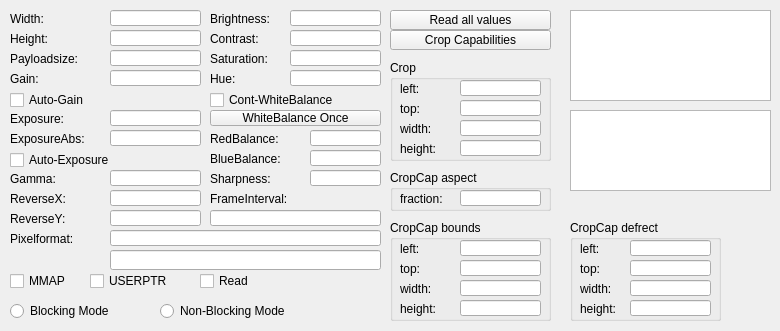
        <widget class="QWidget" name="m_ChunkDataTab">
         <attribute name="title">
          <string>Image control</string>
         </attribute>
         <widget class="QLineEdit" name="m_edWidth">
          <property name="geometry">
           <rect>
            <x>110</x>
            <y>10</y>
            <width>91</width>
            <height>16</height>
           </rect>
          </property>
         </widget>
         <widget class="QLineEdit" name="m_edHeight">
          <property name="geometry">
           <rect>
            <x>110</x>
            <y>30</y>
            <width>91</width>
            <height>16</height>
           </rect>
          </property>
         </widget>
         <widget class="QLabel" name="label">
          <property name="geometry">
           <rect>
            <x>10</x>
            <y>10</y>
            <width>66</width>
            <height>17</height>
           </rect>
          </property>
          <property name="text">
           <string>Width:</string>
          </property>
         </widget>
         <widget class="QLabel" name="label_4">
          <property name="geometry">
           <rect>
            <x>10</x>
            <y>30</y>
            <width>66</width>
            <height>17</height>
           </rect>
          </property>
          <property name="text">
           <string>Height:</string>
          </property>
         </widget>
         <widget class="QLabel" name="label_5">
          <property name="geometry">
           <rect>
            <x>10</x>
            <y>50</y>
            <width>81</width>
            <height>17</height>
           </rect>
          </property>
          <property name="text">
           <string>Payloadsize:</string>
          </property>
         </widget>
         <widget class="QLineEdit" name="m_edPayloadsize">
          <property name="enabled">
           <bool>true</bool>
          </property>
          <property name="geometry">
           <rect>
            <x>110</x>
            <y>50</y>
            <width>91</width>
            <height>16</height>
           </rect>
          </property>
          <property name="readOnly">
           <bool>true</bool>
          </property>
         </widget>
         <widget class="QLineEdit" name="m_edPixelformat">
          <property name="geometry">
           <rect>
            <x>110</x>
            <y>230</y>
            <width>271</width>
            <height>16</height>
           </rect>
          </property>
         </widget>
         <widget class="QLabel" name="label_6">
          <property name="geometry">
           <rect>
            <x>10</x>
            <y>230</y>
            <width>81</width>
            <height>17</height>
           </rect>
          </property>
          <property name="text">
           <string>Pixelformat:</string>
          </property>
         </widget>
         <widget class="QLineEdit" name="m_edGain">
          <property name="geometry">
           <rect>
            <x>110</x>
            <y>70</y>
            <width>91</width>
            <height>16</height>
           </rect>
          </property>
         </widget>
         <widget class="QListWidget" name="m_liFramesizes">
          <property name="geometry">
           <rect>
            <x>570</x>
            <y>10</y>
            <width>201</width>
            <height>91</height>
           </rect>
          </property>
         </widget>
         <widget class="QListWidget" name="m_liPixelformats">
          <property name="geometry">
           <rect>
            <x>570</x>
            <y>110</y>
            <width>201</width>
            <height>81</height>
           </rect>
          </property>
         </widget>
         <widget class="QLabel" name="label_7">
          <property name="geometry">
           <rect>
            <x>10</x>
            <y>70</y>
            <width>91</width>
            <height>17</height>
           </rect>
          </property>
          <property name="text">
           <string>Gain:</string>
          </property>
         </widget>
         <widget class="QCheckBox" name="m_chkAutoGain">
          <property name="geometry">
           <rect>
            <x>10</x>
            <y>90</y>
            <width>181</width>
            <height>20</height>
           </rect>
          </property>
          <property name="text">
           <string>Auto-Gain</string>
          </property>
         </widget>
         <widget class="QCheckBox" name="m_chkAutoExposure">
          <property name="geometry">
           <rect>
            <x>10</x>
            <y>150</y>
            <width>181</width>
            <height>20</height>
           </rect>
          </property>
          <property name="text">
           <string>Auto-Exposure</string>
          </property>
         </widget>
         <widget class="QLineEdit" name="m_edExposure">
          <property name="geometry">
           <rect>
            <x>110</x>
            <y>110</y>
            <width>91</width>
            <height>16</height>
           </rect>
          </property>
         </widget>
         <widget class="QLabel" name="label_8">
          <property name="geometry">
           <rect>
            <x>10</x>
            <y>110</y>
            <width>71</width>
            <height>17</height>
           </rect>
          </property>
          <property name="text">
           <string>Exposure:</string>
          </property>
         </widget>
         <widget class="QLineEdit" name="m_edPixelformatText">
          <property name="enabled">
           <bool>true</bool>
          </property>
          <property name="geometry">
           <rect>
            <x>110</x>
            <y>250</y>
            <width>271</width>
            <height>20</height>
           </rect>
          </property>
          <property name="readOnly">
           <bool>true</bool>
          </property>
         </widget>
         <widget class="QCheckBox" name="m_chkUseMMAP">
          <property name="enabled">
           <bool>true</bool>
          </property>
          <property name="geometry">
           <rect>
            <x>10</x>
            <y>270</y>
            <width>71</width>
            <height>22</height>
           </rect>
          </property>
          <property name="text">
           <string>MMAP</string>
          </property>
         </widget>
         <widget class="QLineEdit" name="m_edBrightness">
          <property name="geometry">
           <rect>
            <x>290</x>
            <y>10</y>
            <width>91</width>
            <height>16</height>
           </rect>
          </property>
         </widget>
         <widget class="QLabel" name="label_10">
          <property name="geometry">
           <rect>
            <x>210</x>
            <y>10</y>
            <width>81</width>
            <height>17</height>
           </rect>
          </property>
          <property name="text">
           <string>Brightness:</string>
          </property>
         </widget>
         <widget class="QLabel" name="label_11">
          <property name="geometry">
           <rect>
            <x>210</x>
            <y>30</y>
            <width>81</width>
            <height>17</height>
           </rect>
          </property>
          <property name="text">
           <string>Contrast:</string>
          </property>
         </widget>
         <widget class="QLineEdit" name="m_edContrast">
          <property name="geometry">
           <rect>
            <x>290</x>
            <y>30</y>
            <width>91</width>
            <height>16</height>
           </rect>
          </property>
         </widget>
         <widget class="QLabel" name="label_12">
          <property name="geometry">
           <rect>
            <x>210</x>
            <y>50</y>
            <width>81</width>
            <height>17</height>
           </rect>
          </property>
          <property name="text">
           <string>Saturation:</string>
          </property>
         </widget>
         <widget class="QLineEdit" name="m_edSaturation">
          <property name="geometry">
           <rect>
            <x>290</x>
            <y>50</y>
            <width>91</width>
            <height>16</height>
           </rect>
          </property>
         </widget>
         <widget class="QLineEdit" name="m_edHue">
          <property name="geometry">
           <rect>
            <x>290</x>
            <y>70</y>
            <width>91</width>
            <height>16</height>
           </rect>
          </property>
         </widget>
         <widget class="QLabel" name="label_13">
          <property name="geometry">
           <rect>
            <x>210</x>
            <y>70</y>
            <width>81</width>
            <height>17</height>
           </rect>
          </property>
          <property name="text">
           <string>Hue:</string>
          </property>
         </widget>
         <widget class="QCheckBox" name="m_chkContWhiteBalance">
          <property name="geometry">
           <rect>
            <x>210</x>
            <y>90</y>
            <width>171</width>
            <height>20</height>
           </rect>
          </property>
          <property name="text">
           <string>Cont-WhiteBalance</string>
          </property>
         </widget>
         <widget class="QLabel" name="label_15">
          <property name="geometry">
           <rect>
            <x>210</x>
            <y>130</y>
            <width>91</width>
            <height>17</height>
           </rect>
          </property>
          <property name="text">
           <string>RedBalance:</string>
          </property>
         </widget>
         <widget class="QLineEdit" name="m_edRedBalance">
          <property name="geometry">
           <rect>
            <x>310</x>
            <y>130</y>
            <width>71</width>
            <height>16</height>
           </rect>
          </property>
         </widget>
         <widget class="QLineEdit" name="m_edBlueBalance">
          <property name="geometry">
           <rect>
            <x>310</x>
            <y>150</y>
            <width>71</width>
            <height>16</height>
           </rect>
          </property>
         </widget>
         <widget class="QLabel" name="label_16">
          <property name="geometry">
           <rect>
            <x>210</x>
            <y>150</y>
            <width>91</width>
            <height>17</height>
           </rect>
          </property>
          <property name="text">
           <string>BlueBalance:</string>
          </property>
         </widget>
         <widget class="QLabel" name="label_14">
          <property name="geometry">
           <rect>
            <x>10</x>
            <y>170</y>
            <width>71</width>
            <height>17</height>
           </rect>
          </property>
          <property name="text">
           <string>Gamma:</string>
          </property>
         </widget>
         <widget class="QLineEdit" name="m_edGamma">
          <property name="geometry">
           <rect>
            <x>110</x>
            <y>170</y>
            <width>91</width>
            <height>16</height>
           </rect>
          </property>
         </widget>
         <widget class="QLineEdit" name="m_edReverseX">
          <property name="geometry">
           <rect>
            <x>110</x>
            <y>190</y>
            <width>91</width>
            <height>16</height>
           </rect>
          </property>
         </widget>
         <widget class="QLabel" name="label_17">
          <property name="geometry">
           <rect>
            <x>10</x>
            <y>190</y>
            <width>71</width>
            <height>17</height>
           </rect>
          </property>
          <property name="text">
           <string>ReverseX:</string>
          </property>
         </widget>
         <widget class="QLabel" name="label_18">
          <property name="geometry">
           <rect>
            <x>10</x>
            <y>210</y>
            <width>71</width>
            <height>17</height>
           </rect>
          </property>
          <property name="text">
           <string>ReverseY:</string>
          </property>
         </widget>
         <widget class="QLineEdit" name="m_edReverseY">
          <property name="geometry">
           <rect>
            <x>110</x>
            <y>210</y>
            <width>91</width>
            <height>16</height>
           </rect>
          </property>
         </widget>
         <widget class="QLabel" name="label_19">
          <property name="geometry">
           <rect>
            <x>210</x>
            <y>170</y>
            <width>91</width>
            <height>17</height>
           </rect>
          </property>
          <property name="text">
           <string>Sharpness:</string>
          </property>
         </widget>
         <widget class="QLineEdit" name="m_edSharpness">
          <property name="geometry">
           <rect>
            <x>310</x>
            <y>170</y>
            <width>71</width>
            <height>16</height>
           </rect>
          </property>
         </widget>
         <widget class="QLabel" name="label_20">
          <property name="geometry">
           <rect>
            <x>210</x>
            <y>190</y>
            <width>101</width>
            <height>17</height>
           </rect>
          </property>
          <property name="text">
           <string>FrameInterval:</string>
          </property>
         </widget>
         <widget class="QLineEdit" name="m_edFramerate">
          <property name="geometry">
           <rect>
            <x>210</x>
            <y>210</y>
            <width>171</width>
            <height>16</height>
           </rect>
          </property>
         </widget>
         <widget class="QPushButton" name="m_butWhiteBalanceOnce">
          <property name="geometry">
           <rect>
            <x>210</x>
            <y>110</y>
            <width>171</width>
            <height>16</height>
           </rect>
          </property>
          <property name="text">
           <string>WhiteBalance Once</string>
          </property>
         </widget>
         <widget class="QLabel" name="label_21">
          <property name="geometry">
           <rect>
            <x>10</x>
            <y>130</y>
            <width>91</width>
            <height>17</height>
           </rect>
          </property>
          <property name="text">
           <string>ExposureAbs:</string>
          </property>
         </widget>
         <widget class="QLineEdit" name="m_edExposureAbs">
          <property name="geometry">
           <rect>
            <x>110</x>
            <y>130</y>
            <width>91</width>
            <height>16</height>
           </rect>
          </property>
         </widget>
         <widget class="QGroupBox" name="groupBox_4">
          <property name="geometry">
           <rect>
            <x>390</x>
            <y>60</y>
            <width>161</width>
            <height>101</height>
           </rect>
          </property>
          <property name="autoFillBackground">
           <bool>true</bool>
          </property>
          <property name="title">
           <string>Crop</string>
          </property>
          <property name="flat">
           <bool>false</bool>
          </property>
          <widget class="QLabel" name="label_22">
           <property name="geometry">
            <rect>
             <x>10</x>
             <y>20</y>
             <width>51</width>
             <height>17</height>
            </rect>
           </property>
           <property name="text">
            <string>left:</string>
           </property>
          </widget>
          <widget class="QLineEdit" name="m_edCropXOffset">
           <property name="geometry">
            <rect>
             <x>70</x>
             <y>20</y>
             <width>81</width>
             <height>16</height>
            </rect>
           </property>
          </widget>
          <widget class="QLabel" name="label_23">
           <property name="geometry">
            <rect>
             <x>10</x>
             <y>40</y>
             <width>51</width>
             <height>17</height>
            </rect>
           </property>
           <property name="text">
            <string>top:</string>
           </property>
          </widget>
          <widget class="QLineEdit" name="m_edCropYOffset">
           <property name="geometry">
            <rect>
             <x>70</x>
             <y>40</y>
             <width>81</width>
             <height>16</height>
            </rect>
           </property>
          </widget>
          <widget class="QLabel" name="label_24">
           <property name="geometry">
            <rect>
             <x>10</x>
             <y>60</y>
             <width>51</width>
             <height>17</height>
            </rect>
           </property>
           <property name="text">
            <string>width:</string>
           </property>
          </widget>
          <widget class="QLineEdit" name="m_edCropWidth">
           <property name="geometry">
            <rect>
             <x>70</x>
             <y>60</y>
             <width>81</width>
             <height>16</height>
            </rect>
           </property>
          </widget>
          <widget class="QLabel" name="label_25">
           <property name="geometry">
            <rect>
             <x>10</x>
             <y>80</y>
             <width>51</width>
             <height>17</height>
            </rect>
           </property>
           <property name="text">
            <string>height:</string>
           </property>
          </widget>
          <widget class="QLineEdit" name="m_edCropHeight">
           <property name="geometry">
            <rect>
             <x>70</x>
             <y>80</y>
             <width>81</width>
             <height>16</height>
            </rect>
           </property>
          </widget>
         </widget>
         <widget class="QGroupBox" name="groupBox_6">
          <property name="geometry">
           <rect>
            <x>390</x>
            <y>220</y>
            <width>161</width>
            <height>101</height>
           </rect>
          </property>
          <property name="title">
           <string>CropCap bounds</string>
          </property>
          <property name="flat">
           <bool>false</bool>
          </property>
          <widget class="QLineEdit" name="m_edBoundsH">
           <property name="geometry">
            <rect>
             <x>70</x>
             <y>80</y>
             <width>81</width>
             <height>16</height>
            </rect>
           </property>
           <property name="readOnly">
            <bool>true</bool>
           </property>
          </widget>
          <widget class="QLabel" name="label_34">
           <property name="geometry">
            <rect>
             <x>10</x>
             <y>80</y>
             <width>51</width>
             <height>17</height>
            </rect>
           </property>
           <property name="text">
            <string>height:</string>
           </property>
          </widget>
          <widget class="QLabel" name="label_35">
           <property name="geometry">
            <rect>
             <x>10</x>
             <y>40</y>
             <width>51</width>
             <height>17</height>
            </rect>
           </property>
           <property name="text">
            <string>top:</string>
           </property>
          </widget>
          <widget class="QLineEdit" name="m_edBoundsW">
           <property name="geometry">
            <rect>
             <x>70</x>
             <y>60</y>
             <width>81</width>
             <height>16</height>
            </rect>
           </property>
           <property name="readOnly">
            <bool>true</bool>
           </property>
          </widget>
          <widget class="QLineEdit" name="m_edBoundsY">
           <property name="geometry">
            <rect>
             <x>70</x>
             <y>40</y>
             <width>81</width>
             <height>16</height>
            </rect>
           </property>
           <property name="readOnly">
            <bool>true</bool>
           </property>
          </widget>
          <widget class="QLabel" name="label_36">
           <property name="geometry">
            <rect>
             <x>10</x>
             <y>20</y>
             <width>51</width>
             <height>17</height>
            </rect>
           </property>
           <property name="text">
            <string>left:</string>
           </property>
          </widget>
          <widget class="QLabel" name="label_37">
           <property name="geometry">
            <rect>
             <x>10</x>
             <y>60</y>
             <width>51</width>
             <height>17</height>
            </rect>
           </property>
           <property name="text">
            <string>width:</string>
           </property>
          </widget>
          <widget class="QLineEdit" name="m_edBoundsX">
           <property name="geometry">
            <rect>
             <x>70</x>
             <y>20</y>
             <width>81</width>
             <height>16</height>
            </rect>
           </property>
           <property name="readOnly">
            <bool>true</bool>
           </property>
          </widget>
         </widget>
         <widget class="QGroupBox" name="groupBox_5">
          <property name="geometry">
           <rect>
            <x>570</x>
            <y>220</y>
            <width>151</width>
            <height>101</height>
           </rect>
          </property>
          <property name="title">
           <string>CropCap defrect</string>
          </property>
          <widget class="QLineEdit" name="m_edDefrectH">
           <property name="geometry">
            <rect>
             <x>60</x>
             <y>80</y>
             <width>81</width>
             <height>16</height>
            </rect>
           </property>
           <property name="readOnly">
            <bool>true</bool>
           </property>
          </widget>
          <widget class="QLabel" name="label_29">
           <property name="geometry">
            <rect>
             <x>10</x>
             <y>80</y>
             <width>51</width>
             <height>17</height>
            </rect>
           </property>
           <property name="text">
            <string>height:</string>
           </property>
          </widget>
          <widget class="QLabel" name="label_26">
           <property name="geometry">
            <rect>
             <x>10</x>
             <y>40</y>
             <width>51</width>
             <height>17</height>
            </rect>
           </property>
           <property name="text">
            <string>top:</string>
           </property>
          </widget>
          <widget class="QLineEdit" name="m_edDefrectW">
           <property name="geometry">
            <rect>
             <x>60</x>
             <y>60</y>
             <width>81</width>
             <height>16</height>
            </rect>
           </property>
           <property name="readOnly">
            <bool>true</bool>
           </property>
          </widget>
          <widget class="QLineEdit" name="m_edDefrectY">
           <property name="geometry">
            <rect>
             <x>60</x>
             <y>40</y>
             <width>81</width>
             <height>16</height>
            </rect>
           </property>
           <property name="readOnly">
            <bool>true</bool>
           </property>
          </widget>
          <widget class="QLabel" name="label_28">
           <property name="geometry">
            <rect>
             <x>10</x>
             <y>20</y>
             <width>51</width>
             <height>17</height>
            </rect>
           </property>
           <property name="text">
            <string>left:</string>
           </property>
          </widget>
          <widget class="QLabel" name="label_27">
           <property name="geometry">
            <rect>
             <x>10</x>
             <y>60</y>
             <width>51</width>
             <height>17</height>
            </rect>
           </property>
           <property name="text">
            <string>width:</string>
           </property>
          </widget>
          <widget class="QLineEdit" name="m_edDefrectX">
           <property name="geometry">
            <rect>
             <x>60</x>
             <y>20</y>
             <width>81</width>
             <height>16</height>
            </rect>
           </property>
           <property name="readOnly">
            <bool>true</bool>
           </property>
          </widget>
         </widget>
         <widget class="QPushButton" name="m_butCropCapabilities">
          <property name="geometry">
           <rect>
            <x>390</x>
            <y>30</y>
            <width>161</width>
            <height>20</height>
           </rect>
          </property>
          <property name="text">
           <string>Crop Capabilities</string>
          </property>
         </widget>
         <widget class="QGroupBox" name="groupBox_7">
          <property name="geometry">
           <rect>
            <x>390</x>
            <y>170</y>
            <width>161</width>
            <height>41</height>
           </rect>
          </property>
          <property name="title">
           <string>CropCap aspect</string>
          </property>
          <widget class="QLineEdit" name="m_edAspect">
           <property name="geometry">
            <rect>
             <x>70</x>
             <y>20</y>
             <width>81</width>
             <height>16</height>
            </rect>
           </property>
           <property name="readOnly">
            <bool>true</bool>
           </property>
          </widget>
          <widget class="QLabel" name="label_38">
           <property name="geometry">
            <rect>
             <x>10</x>
             <y>20</y>
             <width>61</width>
             <height>17</height>
            </rect>
           </property>
           <property name="text">
            <string>fraction:</string>
           </property>
          </widget>
         </widget>
         <widget class="QPushButton" name="m_butReadValues">
          <property name="geometry">
           <rect>
            <x>390</x>
            <y>10</y>
            <width>161</width>
            <height>20</height>
           </rect>
          </property>
          <property name="text">
           <string>Read all values</string>
          </property>
         </widget>
         <widget class="QCheckBox" name="m_chkUseUSERPTR">
          <property name="enabled">
           <bool>true</bool>
          </property>
          <property name="geometry">
           <rect>
            <x>90</x>
            <y>270</y>
            <width>91</width>
            <height>22</height>
           </rect>
          </property>
          <property name="text">
           <string>USERPTR</string>
          </property>
         </widget>
         <widget class="QCheckBox" name="m_chkUseRead">
          <property name="enabled">
           <bool>true</bool>
          </property>
          <property name="geometry">
           <rect>
            <x>200</x>
            <y>270</y>
            <width>61</width>
            <height>22</height>
           </rect>
          </property>
          <property name="text">
           <string>Read</string>
          </property>
         </widget>
         <widget class="QRadioButton" name="m_radioBlocking">
          <property name="geometry">
           <rect>
            <x>10</x>
            <y>300</y>
            <width>151</width>
            <height>22</height>
           </rect>
          </property>
          <property name="text">
           <string>Blocking Mode</string>
          </property>
         </widget>
         <widget class="QRadioButton" name="m_radioNonBlocking">
          <property name="geometry">
           <rect>
            <x>160</x>
            <y>300</y>
            <width>181</width>
            <height>22</height>
           </rect>
          </property>
          <property name="text">
           <string>Non-Blocking Mode</string>
          </property>
         </widget>
        </widget>
